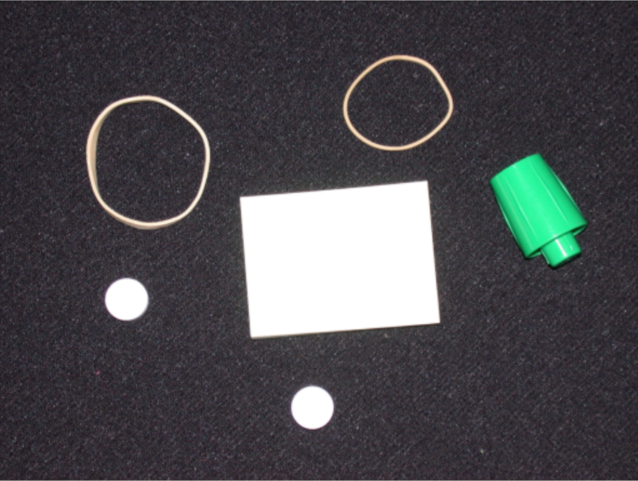
#> input picture expt03/Images/MutipleObject.png, 638 x 481 px
$ python ShapeDetection.py
#> lines starting #> are read from the running program, lines starting #| are printed output that depends on the picture; after the words box and inside, x2 and y2 are one past the last pixel; in counts of white or black regions, pixels touching at a corner belong together; long printed decimals are rounded
import cv2
import math

image = cv2.imread("./Images/MutipleObject.png")
#> image is the input picture: shape (481, 638, 3); mean B, G, R 77.9, 74.1, 74.3

image = cv2.cvtColor(image, cv2.COLOR_BGR2GRAY)  # Converting to gray image
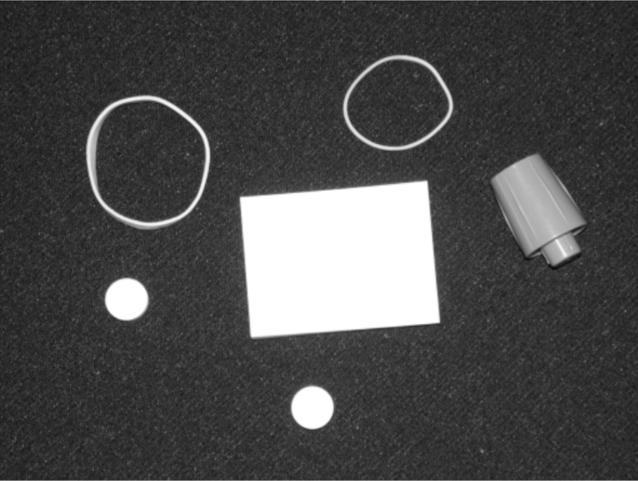
#> image: shape (481, 638); min 9, max 255, mean 74.6

_, image = cv2.threshold(image, 170, 255, cv2.THRESH_BINARY)
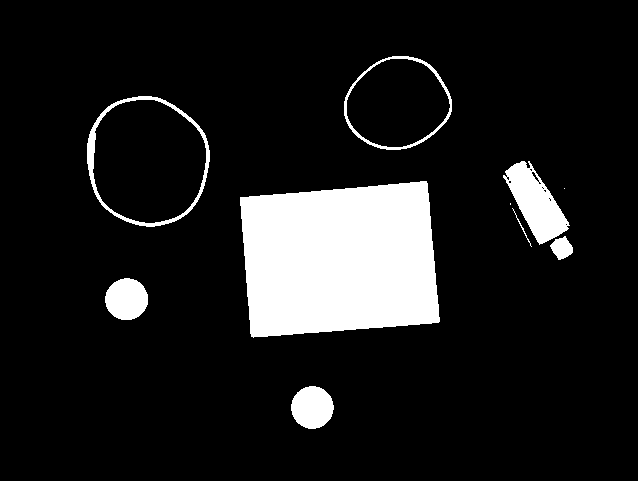
#> image: shape (481, 638); 11.5% white; 10 white regions (2 under 20 px)

cv2.imwrite("./Assets/ThresholdImage.png", image)

cv2.morphologyEx(
    image, cv2.MORPH_CLOSE, cv2.getStructuringElement(cv2.MORPH_RECT, (9, 9))
)

# cv2.imshow("Image", image)
# write to Assets/ClosedImage.png
cv2.imwrite("./Assets/ClosedImage.png", image)
# cv2.waitKey(0)

# 获取新阈值图像中的外边缘坐标
contours, hierarchy = cv2.findContours(image, cv2.RETR_TREE, cv2.CHAIN_APPROX_SIMPLE)
#> contours = 23 contours, 13 with area under 20; largest, box (x1, y1, x2, y2) and area: (240, 181, 440, 338) 26424, (87, 96, 210, 227) 12535, (92, 99, 207, 224) 11321, (344, 56, 452, 150) 7592, (346, 58, 451, 148) 6957

image = cv2.cvtColor(image, cv2.COLOR_GRAY2RGB)
#> image: shape (481, 638, 3); 11.5% white; 10 white regions (2 under 20 px), largest, box (x1, y1, x2, y2) and area: (240, 181, 440, 338) 26751, (503, 161, 570, 245) 2687, (87, 96, 210, 227) 1568

for i, contour in enumerate(contours):
    # 忽略较小的区域，去除噪点
    if cv2.contourArea(contour) < 800:
        continue

    epsilon = 0.008 * cv2.arcLength(contour, True)
    approx = cv2.approxPolyDP(contour, epsilon, True)
    if len(approx) < 6:
        cv2.drawContours(image, contours, i, (201, 193, 63), 4)
    # cv2.drawContours(image, contour, -1, (100, 100, 200), 4)

    # 获取轮廓的坐标，以便放置文本
    x, y, w, h = cv2.boundingRect(approx)
    x_mid = int(
        x + (w / 3)
    )  # 对形状的x轴中点的估计
    y_mid = int(
        y + (h / 1.5)
    )  # 对形状的x轴中点的估计
    coords = (x_mid, y_mid)
    colour = (82, 171, 61)
    font = cv2.FONT_HERSHEY_SIMPLEX

    # 检测轮廓/形状的边缘数量，然后根据该结果猜测形状
    count = len(approx)
    if count == 3:
        cv2.putText(image, "Triangle", coords, font, .75, colour, 1)  # Text on the image
    elif count == 4:
        cv2.putText(image, "Quadrilateral", coords, font, .75, colour, 1)
    elif count == 5:
        cv2.putText(image, "Pentagon", coords, font, .75, colour, 1)
    elif count == 6:
        cv2.putText(image, "Hexagon", coords, font, .75, colour, 1)
    elif count > 10:
        (cx, cy), (a, b), angle = cv2.fitEllipse(contour)
        cv2.ellipse(image, (int(cx), int(cy)), (int(a / 2), int(b / 2)), angle, 0, 360, (133, 81, 252), 2)

        a, b = max(a, b), min(a, b)
        eccentricity = math.sqrt(1 - (b / a) ** 2)
        print(f"eccentricity: {eccentricity}")
        if eccentricity < .25:
            cv2.putText(image, "Circle", coords, font, .75, colour, 1)
        else:
            cv2.putText(image, "Oval", coords, font, .75, colour, 1)
    else:
        cv2.putText(image, "Irregular", coords, font, .75, colour, 1)
#> this loop made 23 passes
#> (epsilon, x, y, w, h, x_mid, y_mid, count) on passes 1, 2, 20, 21, 22, 23: (1.11, 291, 386, 43, 43, 305, 414, 14), (1.1, 105, 278, 43, 42, 119, 306, 16), (3.37, 87, 96, 123, 131, 128, 183, 16), (3.21, 92, 101, 115, 123, 130, 183, 15), (2.62, 344, 56, 108, 94, 380, 118, 15), (2.51, 346, 58, 105, 90, 381, 118, 14)
#> contour on passes 5, 6, 9, 11, 13, 14: [[510, 203], [510, 204]], [[564, 188]], [[565, 224], [566, 223], [567, 224], [566, 225]], [[548, 198], [549, 197], [550, 198], [549, 199]], [[542, 188], [543, 187], [544, 188], [543, 189]], [[541, 187], [542, 186], [543, 187], [542, 188]]
#| eccentricity: 0.1119
#| eccentricity: 0.2277
#| eccentricity: 0.3693
#| eccentricity: 0.3823
#| eccentricity: 0.5074
#| eccentricity: 0.5178
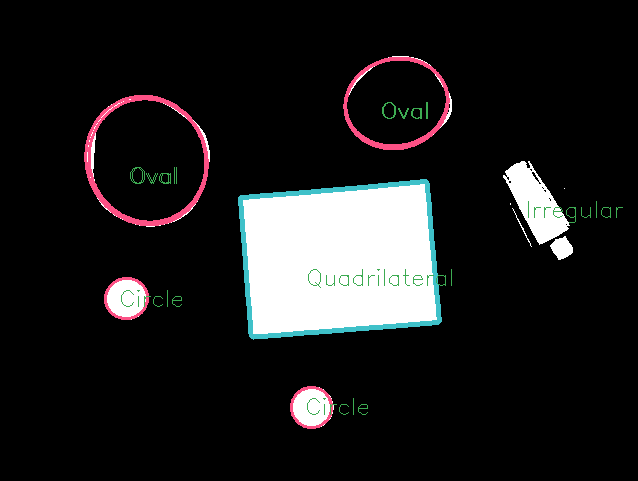
#> image: shape (481, 638, 3); mean B, G, R 29.4, 28.9, 29.4

cv2.imshow("图形检测", image)
cv2.waitKey(0)

cv2.imwrite("./Assets/Result.png", image)
